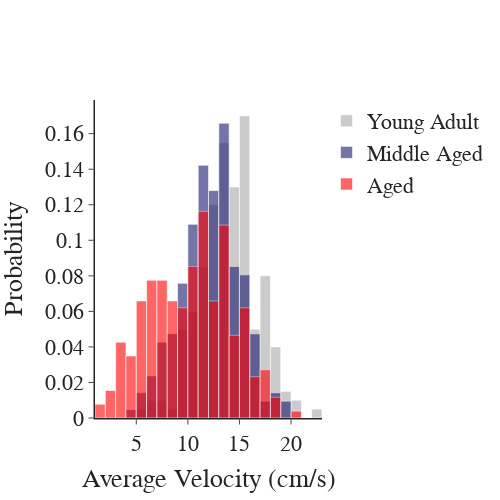

The notebook cell saved with this chart:
### Code cell
fig = pf.custom_graph_template(x_title='Average Velocity (cm/s)', y_title='Probability', height=500, width=500)
fig.add_trace(go.Histogram(x=young_v, marker_color=group_colors_dict['Young Adult'], 
                           name='Young Adult', opacity=0.6, histnorm='probability'))
fig.add_trace(go.Histogram(x=middle_aged_v, marker_color=group_colors_dict['Middle Aged'], 
                           name='Middle Aged', opacity=0.6, histnorm='probability'))
fig.add_trace(go.Histogram(x=aged_v, marker_color=group_colors_dict['Aged'], 
                           name='Aged', opacity=0.6, histnorm='probability'))
fig.update_layout(barmode='overlay')
fig.show()
fig.write_image(pjoin(fig_path, 'velocity_distribution.png'))

### Figure 1 — Plotly figure (JSON) as saved in the notebook; plotly's stock layout.template omitted (floating-point values rounded to 4 significant figures; data arrays with more than 128 entries replaced by an {"elided": "..."} marker saying what was removed)
{"data": [{"histnorm": "probability", "marker": {"color": "darkgrey"}, "name": "Young Adult", "opacity": 0.6, "type": "histogram", "x": {"elided": "201 float values"}}, {"histnorm": "probability", "marker": {"color": "midnightblue"}, "name": "Middle Aged", "opacity": 0.6, "type": "histogram", "x": {"elided": "211 float values"}}, {"histnorm": "probability", "marker": {"color": "red"}, "name": "Aged", "opacity": 0.6, "type": "histogram", "x": {"elided": "258 float values"}}], "layout": {"barmode": "overlay", "font": {"family": "Arial", "size": 22}, "height": 500, "title": {"x": 0.5, "xanchor": "center", "y": 0.9, "yanchor": "top"}, "width": 500, "xaxis": {"anchor": "y", "domain": [0, 1], "linewidth": 1.5, "title": {"text": "Average Velocity (cm/s)"}}, "yaxis": {"anchor": "x", "domain": [0, 1], "linewidth": 1.5, "title": {"text": "Probability"}}}}
